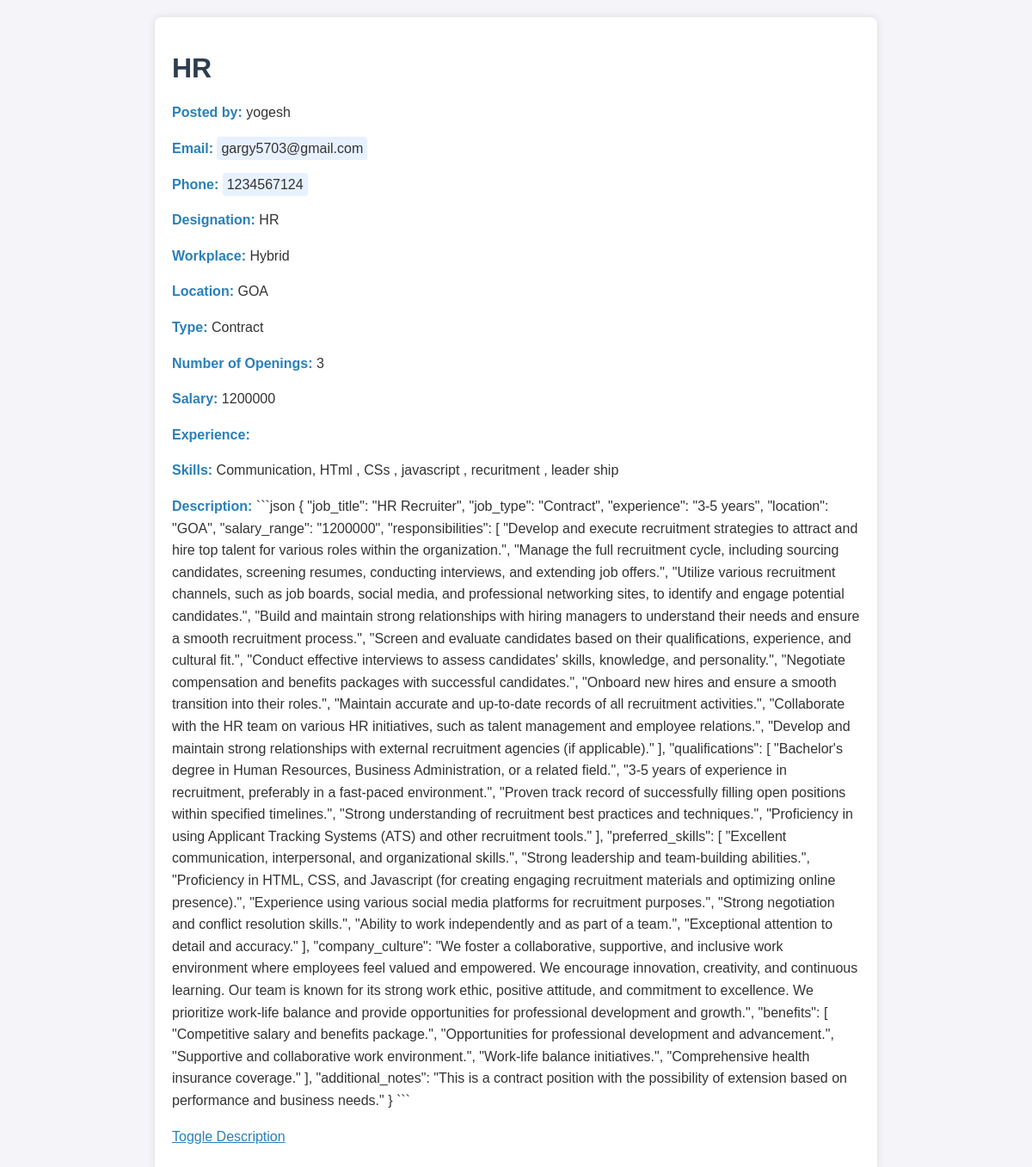
The app's page /company_app/card/0/ with its own data.
### company_app/models.py (models this page shows, shortened)
class Job(models.Model):
    Workplace_type=[
        ('On-site','On-site'),
        ('Hybrid','Hybrid'),
        ('Remote','Remote'),
    ]
    job_type = [
    ('Full-time', 'Full-time'),
    ('Part-time', 'Part-time'),
    ('Contract', 'Contract'),
    ('Temporary', 'Temporary'),
    ('Other', 'Other'),
    ('Volunteer', 'Volunteer'),
    ('Internship', 'Internship'),
]
    jobpost_name = models.CharField(max_length=255)
    jobpost_phoneno = models.CharField(max_length=255)
    jobpost_email = models.CharField(max_length=255)
    jobpost_designation = models.CharField(max_length=255)
    job_title = models.CharField(max_length=255)
    job_workplace = models.CharField(max_length=255 , choices=Workplace_type)
    job_location = models.CharField(max_length=255)
    job_type = models.CharField(max_length=255 , choices=job_type)
    job_no_opening = models.CharField(max_length=255)
    job_salary  = models.CharField(max_length=255)
    job_experience = models.CharField(max_length=25, blank=True)
    job_skills=models.CharField(max_length=255)
    description = models.TextField()
    company = models.ForeignKey(Company, on_delete=models.CASCADE, related_name='jobs')
    unique_number = models.CharField(default="0",max_length=255,null=True)

### company_app/views.py (the view)
# urls.py: path('card/<unique_number>/', views.card_detail, name='card_detail'),
def card_detail(request, unique_number):
    job = get_object_or_404(Job, unique_number=unique_number)
    return render(request, 'card_detail.html', {'job': job})

### company_app/templates/card_detail.html (shortened to what this page needs)
<!DOCTYPE html>
<html lang="en">
<head>
</head>
<body>
    <div class="container">
        <h1>{{ job.job_title }}</h1>
        <p><strong>Posted by:</strong> {{ job.jobpost_name }}</p>
        <p><strong>Email:</strong> <span class="highlight">{{ job.jobpost_email }}</span></p>
        <p><strong>Phone:</strong> <span class="highlight">{{ job.jobpost_phoneno }}</span></p>
        <p><strong>Designation:</strong> {{ job.jobpost_designation }}</p>
        <p><strong>Workplace:</strong> {{ job.job_workplace }}</p>
        <p><strong>Location:</strong> {{ job.job_location }}</p>
        <p><strong>Type:</strong> {{ job.job_type }}</p>
        <p><strong>Number of Openings:</strong> {{ job.job_no_opening }}</p>
        <p><strong>Salary:</strong> {{ job.job_salary }}</p>
        <p><strong>Experience:</strong> {{ job.job_experience }}</p>
        <p><strong>Skills:</strong> {{ job.job_skills }}</p>
        <p><strong>Description:</strong> <span id="description">{{ job.description }}</span></p>
        <p class="toggle-description" onclick="toggleDescription()">Toggle Description</p>
    </div>
</body>
</html>

### company_app/templates/card_detail.html (style rules this page uses)
body { font-family: Arial, sans-serif; margin: 0; padding: 0; background-color: #f4f4f9; color: #333; }
.container { max-width: 800px; margin: 20px auto; padding: 20px; background-color: #fff; box-shadow: 0 0 10px rgba(0, 0, 0, 0.1); border-radius: 8px; }
h1 { color: #2c3e50; margin-bottom: 20px; }
p { line-height: 1.6; margin-bottom: 10px; }
strong { color: #2980b9; }
.highlight { background-color: #e7f1ff; padding: 5px; border-radius: 4px; }
.toggle-description { cursor: pointer; color: #2980b9; text-decoration: underline; }

### records on screen
Job: job_title "HR", jobpost_name "yogesh", jobpost_email "gargy5703@gmail.com", jobpost_phoneno "1234567124", jobpost_designation "HR", job_workplace "Hybrid", job_location "GOA", job_type "Contract", job_no_opening "3", job_salary "1200000", job_skills "Communication, HTml , CSs , javascript , recuritment , leader ship", description "```json { \"job_title\": \"HR Recruiter\", \"job_type\": \"Contract\", \"experience\": \"3-5 years\", \"location\": \"GOA\", \"salary_range\": \"1200000\", \"responsibilities\": [ \"Develop and execute recruitment strategies to attract and hire top talent for various roles within the organization.\", \"Manage the full recruitment cycle, including sourcing candidates, screening resumes, conducting interviews, and extending job offers.\", \"Utilize various recruitment channels, such as job boards, social media, and professional networking sites, to identify and engage potential candidates.\", \"Build and maintain strong relationships with hiring managers to understand their needs and ensure a smooth recruitment…"
